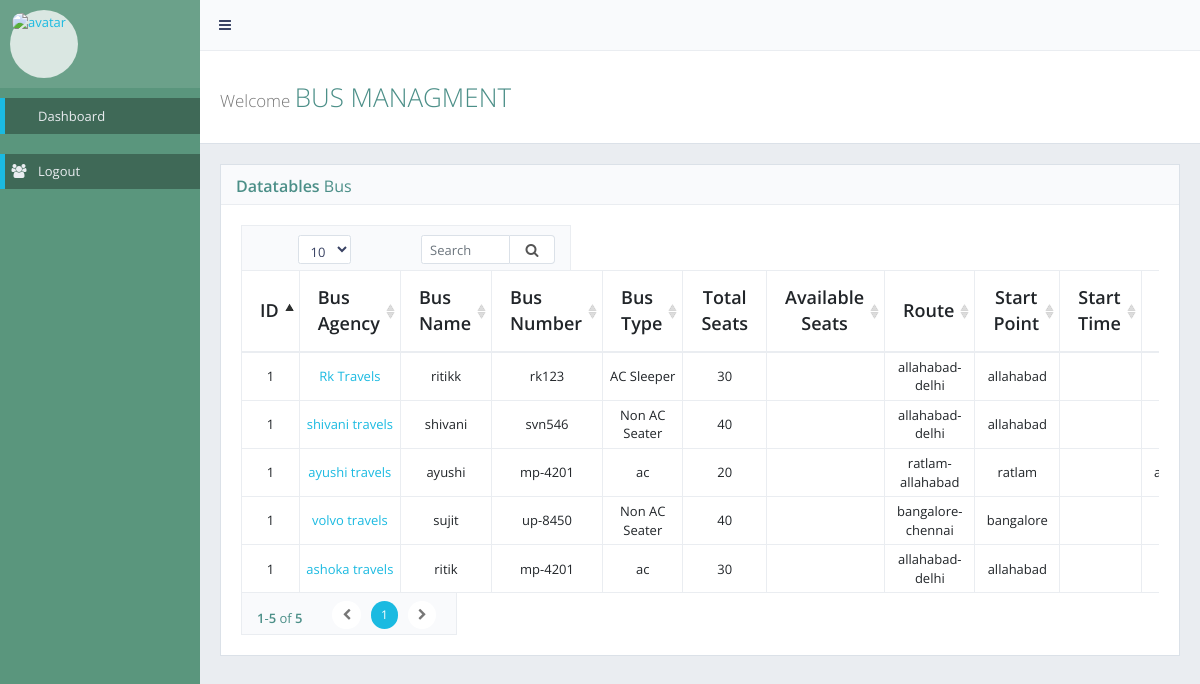
Page /admin/staff_bus_managment.php (signed in) on the committed database.
### tables this page shows
CREATE TABLE `bus_management` (
  `busid` int(10) NOT NULL,
  `busagency` varchar(255) NOT NULL,
  `bus_name` varchar(255) NOT NULL,
  `bus_number` varchar(255) NOT NULL,
  `bus_type` varchar(255) NOT NULL,
  `buscapacity` varchar(10) NOT NULL,
  `total_seats` varchar(255) NOT NULL,
  `amount` varchar(255) NOT NULL,
  `route` varchar(255) NOT NULL,
  `start_point` varchar(255) NOT NULL,
  `drop_point` varchar(255) NOT NULL
);

### admin/function.php (called while the page is built, shortened)
<?php
class DB_con
{
	function __construct()
	{
		$conn=mysqli_connect("localhost","root","","bus_reservation");
		$this->dbh=$conn;
	}
public function fetchdata4()
{
	$sql5="SELECT * FROM `bus_management`";
	$run5=mysqli_query($this->dbh,$sql5);
	return $run5;
}
}
?>

### admin/staff_bus_managment.php (the view, shortened to what this page needs)
<?php
    require_once("function.php");
?>
<!DOCTYPE html>
<html>
<head>
  <link rel="stylesheet" href="https://maxcdn.bootstrapcdn.com/bootstrap/3.4.1/css/bootstrap.min.css">
</head>
<body>
  <?php include('staff_header.php') ?>
        <div id="page-content">
          <div class="content-header">
            <div class="header-section">
              <h1>
                <small>Welcome </small>BUS MANAGMENT
              </h1>
            </div>
          </div>
                        <div class="block full">
                            <div class="block-title">
                                <h2><strong>Datatables</strong> Bus</h2>
                            </div>
                            <div class="table-responsive">
                                <table id="example-datatable" class="table table-vcenter table-condensed table-bordered dataTable no-footer" role="grid" aria-describedby="example-datatable_info">
                                    <thead>
                                    <tr role="row">
                                          <th class="text-center sorting_asc" tabindex="0" aria-controls="example-datatable" rowspan="1" colspan="1" aria-sort="ascending" aria-label="ID: activate to sort column descending" style="width: 51px;">ID</th>
                                          <th class="sorting" tabindex="0" aria-controls="example-datatable" rowspan="1" colspan="1" aria-label="bus: activate to sort column ascending" style="width: 99px;">Bus Agency</th>
                                            <th class="sorting" tabindex="0" aria-controls="example-datatable" rowspan="1" colspan="1" aria-label="bus: activate to sort column ascending" style="width: 99px;">Bus Name</th>
                                          <th class="sorting" tabindex="0" aria-controls="example-datatable" rowspan="1" colspan="1" aria-label="Email: activate to sort column ascending" style="width: 203px;">Bus Number</th>
                                          <th class="sorting" tabindex="0" aria-controls="example-datatable" rowspan="1" colspan="1" aria-label="Subscription: activate to sort column ascending" style="width: 191px;">Bus Type</th>
                                          <th class="text-center sorting_disabled" rowspan="1" colspan="1" aria-label="Actions" style="width: 121px;">Total Seats</th>
                                          <th class="text-center sorting_disabled" rowspan="1" colspan="1" aria-label="Actions" style="width: 121px;">Available Seats</th>
                                          <th class="text-center sorting_disabled" rowspan="1" colspan="1" aria-label="Actions" style="width: 121px;">Route</th>
                                          <th class="text-center sorting_disabled" rowspan="1" colspan="1" aria-label="Actions" style="width: 121px;">Start Point</th>
                                          <th class="text-center sorting_disabled" rowspan="1" colspan="1" aria-label="Actions" style="width: 121px;">Start Time</th>
                                          <th class="text-center sorting_disabled" rowspan="1" colspan="1" aria-label="Actions" style="width: 121px;">Drop Point</th>
                                        </tr>
                                    </thead>
                                    <tbody>
                                    <?php
                                $fetchdata = new DB_con();
                                $raw1 = $fetchdata->fetchdata4();
                                while($rw=mysqli_fetch_array($raw1))
                                {
                                    ?>
                                  <tr role="row" class="odd">
                                            <td class="text-center sorting_1">1</td>
                                            <td style="text-align:center"><a href="javascript:void(0)" ><?php echo htmlentities($rw['busagency']);?></a></td>
                                            <td style="text-align:center"><?php echo htmlentities($rw['bus_name']);?></td>
                                            <td style="text-align:center"><?php echo htmlentities($rw['bus_number']);?></td>
                                            <td style="text-align:center"><?php echo htmlentities($rw['bus_type']);?></td>
                                            <td style="text-align:center"><?php echo htmlentities($rw['total_seats']);?></td>
                                            <td style="text-align:center"><?php echo htmlentities($rw['available_seats_']);?></td>
                                            <td style="text-align:center"><?php echo htmlentities($rw['route']);?></td>
                                            <td style="text-align:center"><?php echo htmlentities($rw['start_point']);?></td>
                                            <td style="text-align:center"><span class=""><?php echo htmlentities($rw['start_time']);?></span></td>
                                            <td style="text-align:center"><?php echo htmlentities($rw['drop_point']);?></td>
                                        </tr>
                                       <?php }?>
                                    </tbody>
                                </table>
                            </div>
                        </div>
                    </div>
        </div>
    <?php include('staff_footer.php') ?>
</body>
</html>

### admin/css/main.css (style rules this page uses)
body { font-family: "Open Sans", "Helvetica Neue", Helvetica, Arial, sans-serif; color: #4c8f88; font-size: 13px; background-color:#20c997; }
#page-content { padding: 10px 5px 1px; background-color: #eaedf1; }
.content-header { background-color: #ffffff; border-top: 1px solid #eaedf1; border-bottom: 1px solid #dbe1e8; }
.content-header h1, .content-header h2 { margin: 0; font-size: 26px; line-height: 32px; }
.header-section { padding: 30px 10px; }
.content-header, .content-top { margin: -10px -5px 10px; }
.block { margin: 0 0 10px; padding: 20px 15px 1px; background-color: #ffffff; border: 1px solid #dbe1e8; }
.block.full { padding: 20px 15px; }
.block-title { margin: -20px -15px 20px; background-color: #f9fafc; border-bottom: 1px solid #eaedf1; }
.block-title h1, .block-title h2, .block-title h3, .block-title h4, .block-title h5, .block-title h6 { display: inline-block; font-size: 16px; line-height: 1.4; margin: 0; padding: 10px 16px 7px; font-weight: normal; }
.block-title h1, .block-title h2, .block-title h3 { padding-left: 15px; padding-right: 15px; }
h1, h2, h3, h4, h5, h6, .h1, .h2, .h3, .h4, .h5, .h6 { font-family: "Open Sans", "Helvetica Neue", Helvetica, Arial, sans-serif; font-weight: 300; }
h1 small, h2 small, h3 small, h4 small, h5 small, h6 small, .h1 small, .h2 small, .h3 small, .h4 small, .h5 small, .h6 small, h1 .small, h2 .small, h3 .small, h4 .small, h5 .small, h6 .small, .h1 .small, .h2 .small, .h3 .small, .h4 .small, .h5 .small, .h6 .small { font-weight: 300; color: #777777; }
h1, h2, h3 { margin-bottom: 15px; }
.text-primary, .text-primary:hover, a, a:hover, a:focus, a.text-primary, a.text-primary:hover, a.text-primary:focus { color: #1bbae1; }
b, strong { font-weight: 600; }
.table.table-vcenter th, .table.table-vcenter td { vertical-align: middle; }
.table thead > tr > th { font-size: 18px; font-weight: 600; }
.table thead > tr > th, .table thead > tr > td, .table tfoot > tr > th, .table tfoot > tr > td { padding-top: 14px; padding-bottom: 14px; }
.table thead > tr > th, .table tbody > tr > th, .table tfoot > tr > th, .table thead > tr > td, .table tbody > tr > td, .table tfoot > tr > td, .table tbody + tbody, .table-bordered, .table-bordered > thead > tr > th, .table-bordered > tbody > tr > th, .table-bordered > tfoot > tr > th, .table-bordered > thead > tr > td, .table-bordered > tbody > tr > td, .table-bordered > tfoot > tr > td { border-color: #eaedf1; }
p, .table, .alert, .carousel { margin-bottom: 20px; }
@media screen and (min-width: 768px) { #page-content { padding: 20px 20px 1px; } }
@media screen and (min-width: 768px) { .header-section, .breadcrumb-top, .block, .block.full, .modal-body, #page-content + footer { padding-left: 20px; padding-right: 20px; } }
@media screen and (min-width: 768px) { .content-header, .content-top, .breadcrumb-top { margin: -20px -20px 20px; } }
@media screen and (min-width: 768px) { .block, .widget { margin-bottom: 20px; } }
@media screen and (min-width: 768px) { .block-title, .block-top { margin-left: -20px; margin-right: -20px; } }

### rows in the picture
bus_management: busagency "Rk Travels", bus_name "ritikk", bus_number "rk123", bus_type "AC Sleeper", total_seats "30", route "allahabad-delhi", start_point "allahabad"
bus_management: busagency "shivani travels", bus_name "shivani", bus_number "svn546", bus_type "Non AC Seater", total_seats "40", route "allahabad-delhi", start_point "allahabad"
bus_management: busagency "ayushi travels", bus_name "ayushi", bus_number "mp-4201", bus_type "ac", total_seats "20", route "ratlam-allahabad", start_point "ratlam"
bus_management: busagency "volvo travels", bus_name "sujit", bus_number "up-8450", bus_type "Non AC Seater", total_seats "40", route "bangalore-chennai", start_point "bangalore"
bus_management: busagency "ashoka travels", bus_name "ritik", bus_number "mp-4201", bus_type "ac", total_seats "30", route "allahabad-delhi", start_point "allahabad"
